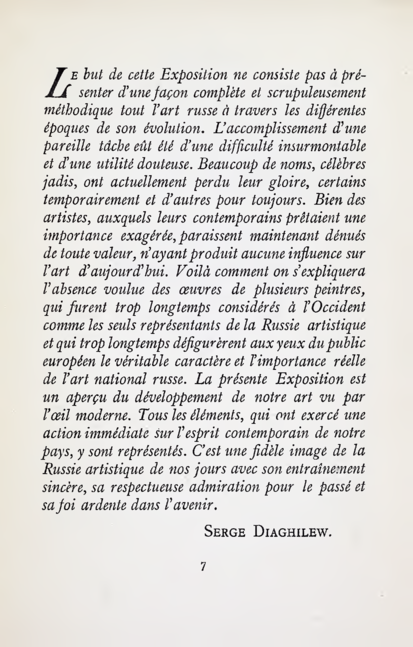
#> input picture examples/test01.png, 413 x 647 px
$ python -i degrade.py   (imports and definitions only)
#> lines starting #> are read from the running program, lines starting #| are printed output that depends on the picture; after the words box and inside, x2 and y2 are one past the last pixel; in counts of white or black regions, pixels touching at a corner belong together
## From https://github.com/tmbdev/ocropy2/blob/master/ocropy2/degrade.py

################################################################
### text image generation with Cairo
################################################################

from __future__ import print_function

from pylab import *
from scipy.ndimage.filters import gaussian_filter
from scipy.ndimage.interpolation import map_coordinates
from scipy.ndimage.morphology import distance_transform_edt, binary_erosion, binary_dilation
from scipy.stats.mstats import mquantiles


def gauss_degrade(image, margin=1.0, change=None, noise=0.02, minmargin=0.5, inner=1.0):
#> called with margin = 1, noise = 0.02, minmargin = 0.5, inner = 1
    if image.ndim == 3:
        image = mean(image, axis=2)
    m = mean([amin(image), amax(image)])
#> m = 127
    image = 1 * (image > m)
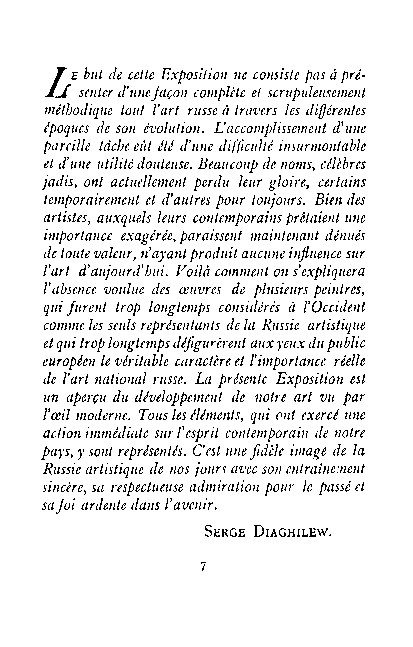
#> image: shape (647, 413) int64; values 0 (black) and 1 (white), 92.2% white; black in thin lines or dots, all inside (x1, y1, x2, y2) = (41, 67, 366, 571)
    if margin < minmargin:
        return 1.0 * image
    pixels = sum(image)
#> pixels = 246495
    if change is not None:
        npixels = int((1.0 + change) * pixels)
    else:
        edt = distance_transform_edt(image == 0)
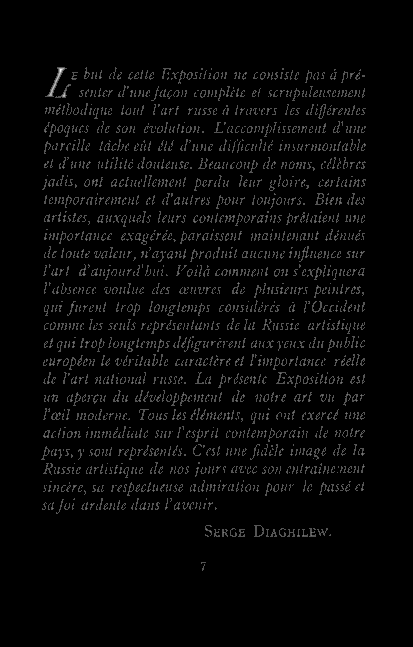
#> edt: shape (647, 413) float64; min 0, max 3, mean 0.0784; drawn with min black and max white
        npixels = sum(edt <= (margin + 1e-4))
#> npixels = 266778
    r = int(max(1, 2 * margin + 0.5))
    ri = int(margin + 0.5 - inner)
    if ri <= 0:
        mask = binary_dilation(image, iterations=r) - image
    else:
        mask = binary_dilation(image, iterations=r) - binary_erosion(image, iterations=ri)
    image = image + mask * randn(*image.shape) * noise * min(1.0, margin ** 2)
    smoothed = gaussian_filter(1.0 * image, margin)
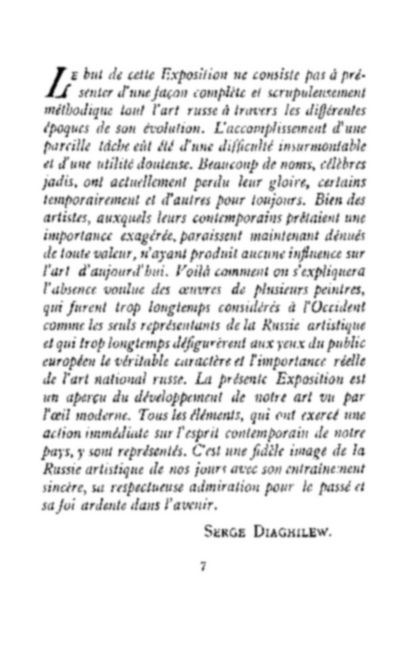
#> smoothed: shape (647, 413) float64; min 0.00745, max 1, mean 0.922
    frac = max(0.0, min(1.0, npixels * 1.0 / prod(image.shape)))
#> frac = 0.998
    threshold = mquantiles(smoothed, prob=[1.0 - frac])[0]
#> threshold = 0.34
    result = (smoothed > threshold)
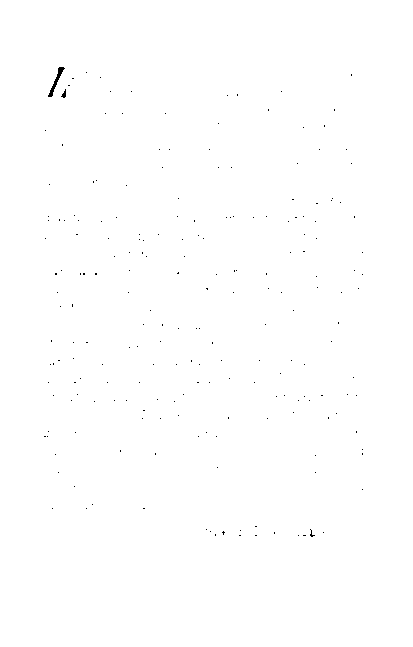
#> result: shape (647, 413) bool; 99.8% white; black in thin lines or dots, all inside (x1, y1, x2, y2) = (44, 67, 363, 537)
    return 1.0 * result


def gauss_distort(images, maxdelta=4.0, sigma=20.0):
    n, m = images[0].shape
    deltas = randn(2, n, m)
    deltas = gaussian_filter(deltas, (0, sigma, sigma))
    deltas /= max(amax(deltas), -amin(deltas))
    deltas *= maxdelta
    xy = transpose(array(meshgrid(range(n), range(m))), axes=[0, 2, 1])
    # print(xy.shape, deltas.shape)
    deltas += xy
    return [map_coordinates(image, deltas, order=1) for image in images]

>>> import cv2
>>> picture = cv2.imread('../../../examples/test01.png', cv2.IMREAD_GRAYSCALE)
>>> result = gauss_degrade(picture)
